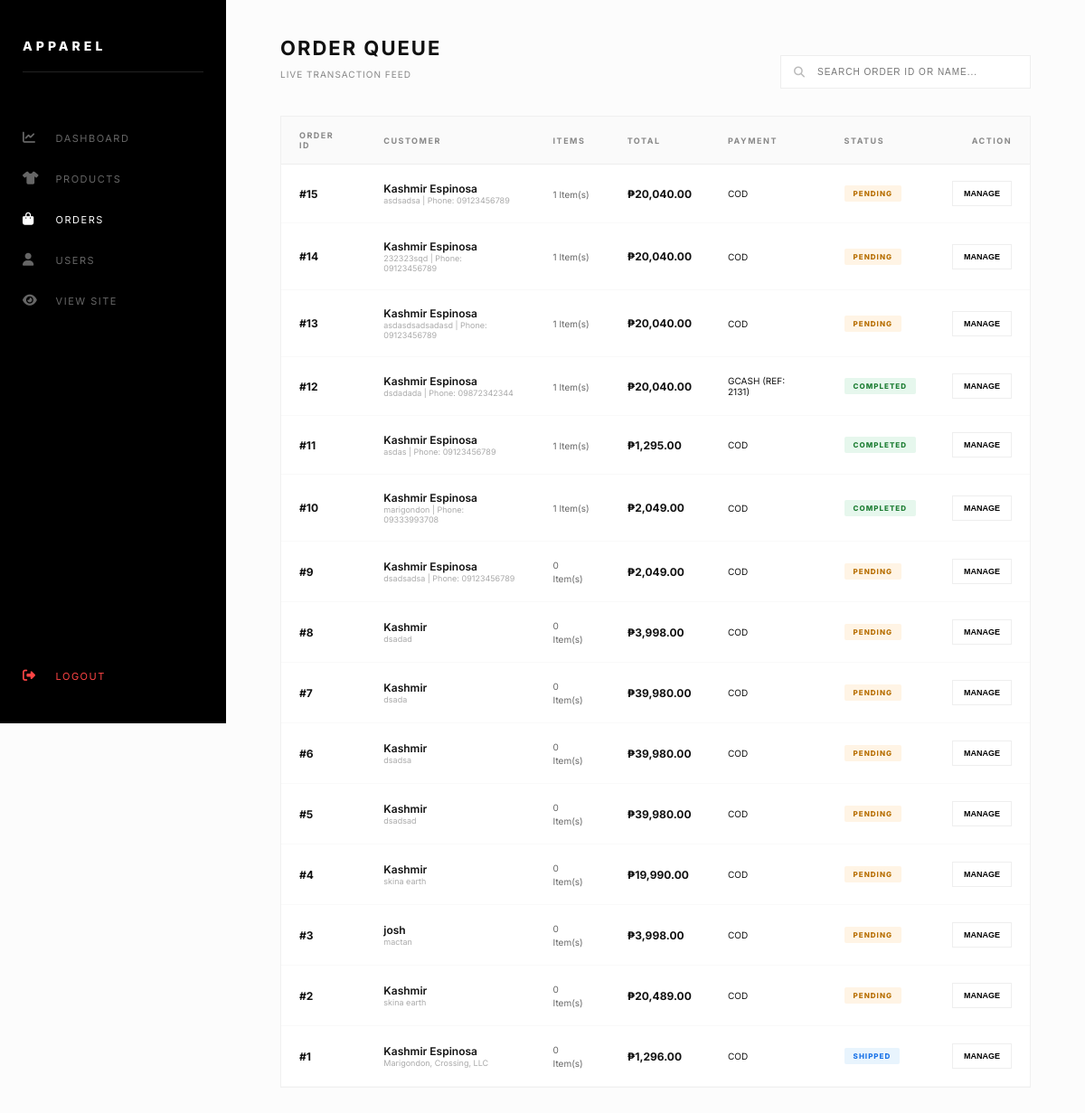
/admin/orders.php (signed in), run on an earlier commit of the app's database.
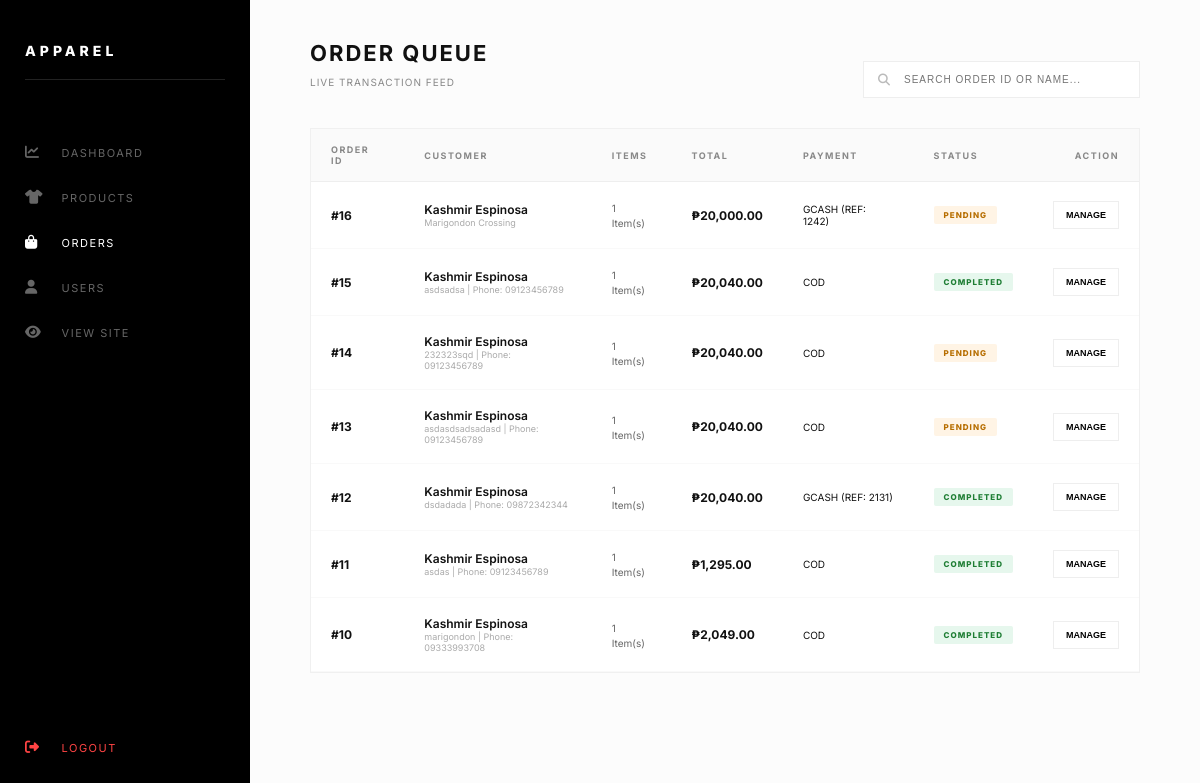
And on a later commit of the database.
### tables this page shows
CREATE TABLE `orders` (
  `id` int(11) NOT NULL,
  `user_id` int(11) NOT NULL,
  `full_name` varchar(255) NOT NULL,
  `address` text NOT NULL,
  `total_amount` decimal(10,2) NOT NULL,
  `payment_method` varchar(50) NOT NULL,
  `status` varchar(50) DEFAULT 'Pending',
  `created_at` timestamp NOT NULL DEFAULT current_timestamp()
);

### admin/orders.php (the view, shortened to what this page needs)
<?php
include "../config/database.php";
$search_query = "";
$orders = mysqli_query($conn, "SELECT * FROM orders $search_query ORDER BY created_at DESC");
?>
<!DOCTYPE html>
<html lang="en">
<head>
    <link rel="stylesheet" href="https://cdnjs.cloudflare.com/ajax/libs/font-awesome/6.5.0/css/all.min.css">
</head>
<body>
    <div class="sidebar">
        <h2>APPAREL</h2>
        <a href="dashboard.php"><i class="fas fa-chart-line"></i> Dashboard</a>
        <a href="products.php"><i class="fas fa-tshirt"></i> Products</a>
        <a href="orders.php" class="active-link"><i class="fas fa-shopping-bag"></i> Orders</a>
        <a href="users.php"><i class="fas fa-user"></i> Users</a>
        <a href="../index.php"><i class="fas fa-eye"></i> View Site</a>
        <a href="logout.php" class="logout-link"><i class="fas fa-sign-out-alt"></i> Logout</a>
    </div>
    <div class="main-content">
        <div class="header-flex">
            <header>
                <h1>Order Queue</h1>
                <p style="font-size: 10px; color: #888; text-transform: uppercase; letter-spacing: 1px;">Live Transaction Feed</p>
            </header>
            <form method="GET" class="search-box">
                <i class="fas fa-search"></i>
                <input type="text" name="search" placeholder="Search Order ID or Name..." value="<?php echo htmlspecialchars($_GET['search'] ?? ''); ?>">
            </form>
        </div>
        <div class="inventory-card">
            <table>
                <thead>
                    <tr>
                        <th>Order ID</th>
                        <th>Customer</th>
                        <th>Items</th>
                        <th>Total</th>
                        <th>Payment</th>
                        <th>Status</th>
                        <th style="text-align:right;">Action</th>
                    </tr>
                </thead>
                <tbody>
                    <?php while($row = mysqli_fetch_assoc($orders)):
                        $oid = $row['id'];
                        $item_query = mysqli_query($conn, "SELECT oi.*, p.name FROM order_items oi JOIN products p ON oi.product_id = p.id WHERE oi.order_id = $oid");
                        $items = [];
                        while($item = mysqli_fetch_assoc($item_query)) { $items[] = $item; }
                    ?>
                    <tr>
                        <td style="font-weight:700;">#<?php echo $oid; ?></td>
                        <td>
                            <div style="font-weight:600;"><?php echo htmlspecialchars($row['full_name']); ?></div>
                            <div style="font-size:9px; color:#aaa; max-width:150px;"><?php echo htmlspecialchars($row['address']); ?></div>
                        </td>
                        <td><span style="font-size: 10px; color: #666;"><?php echo count($items); ?> Item(s)</span></td>
                        <td style="font-weight:700;">₱<?php echo number_format($row['total_amount'], 2); ?></td>
                        <td style="font-size: 10px; text-transform: uppercase;"><?php echo htmlspecialchars($row['payment_method']); ?></td>
                        <td>
                            <span class="status-badge <?php echo strtolower($row['status']); ?>">
                                <?php echo htmlspecialchars($row['status']); ?>
                            </span>
                        </td>
                        <td style="text-align:right;">
                            <button class="action-btn" onclick='openOrderModal(<?php echo $oid; ?>, "<?php echo $row['status']; ?>", <?php echo json_encode($items); ?>)'>
                                Manage
                            </button>
                        </td>
                    </tr>
                    <?php endwhile; ?>
                </tbody>
            </table>
        </div>
    </div>
</body>
</html>

What changed in the data, as far as the page shows it:
removed orders: id "9", full_name "Kashmir Espinosa", address "dsadsadsa | Phone: 09123456789", count($items) "0", total_amount "2,049.00", payment_method "COD", status "PENDING"
removed orders: id "8", full_name "Kashmir", address "dsadad", count($items) "0", total_amount "3,998.00", payment_method "COD", status "PENDING"
removed orders: id "7", full_name "Kashmir", address "dsada", count($items) "0", total_amount "39,980.00", payment_method "COD", status "PENDING"
removed orders: id "6", full_name "Kashmir", address "dsadsa", count($items) "0", total_amount "39,980.00", payment_method "COD", status "PENDING"
removed orders: id "5", full_name "Kashmir", address "dsadsad", count($items) "0", total_amount "39,980.00", payment_method "COD", status "PENDING"
removed orders: id "4", full_name "Kashmir", address "skina earth", count($items) "0", total_amount "19,990.00", payment_method "COD", status "PENDING"
removed orders: id "3", full_name "josh", address "mactan", count($items) "0", total_amount "3,998.00", payment_method "COD", status "PENDING"
removed orders: id "2", full_name "Kashmir", address "skina earth", count($items) "0", total_amount "20,489.00", payment_method "COD", status "PENDING"
removed orders: id "1", full_name "Kashmir Espinosa", address "Marigondon, Crossing, LLC", count($items) "0", total_amount "1,296.00", payment_method "COD", status "SHIPPED"
added orders: id "16", full_name "Kashmir Espinosa", address "Marigondon Crossing", count($items) "1", total_amount "20,000.00", payment_method "GCASH (REF: 1242)", status "PENDING"
changed orders "asdsadsa | Phone: 09123456789": status "PENDING" → "COMPLETED"
